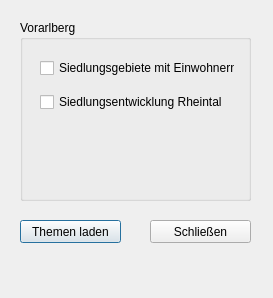
<?xml version="1.0" encoding="UTF-8"?>
<ui version="4.0">
 <class>frmSiedlungsgebiete</class>
 <widget class="QDialog" name="frmSiedlungsgebiete">
  <property name="geometry">
   <rect>
    <x>0</x>
    <y>0</y>
    <width>273</width>
    <height>298</height>
   </rect>
  </property>
  <property name="windowTitle">
   <string>Siedlungen</string>
  </property>
  <widget class="QPushButton" name="ButtonBlattschnitteOk">
   <property name="geometry">
    <rect>
     <x>20</x>
     <y>220</y>
     <width>101</width>
     <height>23</height>
    </rect>
   </property>
   <property name="text">
    <string>Themen laden</string>
   </property>
  </widget>
  <widget class="QPushButton" name="ButtonBlattschnitteCancel">
   <property name="geometry">
    <rect>
     <x>150</x>
     <y>220</y>
     <width>101</width>
     <height>23</height>
    </rect>
   </property>
   <property name="text">
    <string>Schließen</string>
   </property>
  </widget>
  <widget class="QGroupBox" name="groupBox">
   <property name="geometry">
    <rect>
     <x>20</x>
     <y>20</y>
     <width>231</width>
     <height>181</height>
    </rect>
   </property>
   <property name="title">
    <string>Vorarlberg</string>
   </property>
   <widget class="QWidget" name="layoutWidget">
    <property name="geometry">
     <rect>
      <x>20</x>
      <y>30</y>
      <width>195</width>
      <height>71</height>
     </rect>
    </property>
    <layout class="QVBoxLayout" name="verticalLayout">
     <item>
      <widget class="QCheckBox" name="ckSiedlungsgebiete">
       <property name="enabled">
        <bool>true</bool>
       </property>
       <property name="text">
        <string>Siedlungsgebiete mit Einwohnern</string>
       </property>
       <attribute name="buttonGroup">
        <string>ckButtons</string>
       </attribute>
      </widget>
     </item>
     <item>
      <widget class="QCheckBox" name="ckSiedlungsentwicklung">
       <property name="enabled">
        <bool>true</bool>
       </property>
       <property name="text">
        <string>Siedlungsentwicklung Rheintal</string>
       </property>
       <attribute name="buttonGroup">
        <string>ckButtons</string>
       </attribute>
      </widget>
     </item>
    </layout>
   </widget>
  </widget>
 </widget>
 <resources/>
 <connections>
  <connection>
   <sender>ButtonBlattschnitteOk</sender>
   <signal>clicked()</signal>
   <receiver>frmSiedlungsgebiete</receiver>
   <slot>accept()</slot>
   <hints>
    <hint type="sourcelabel">
     <x>150</x>
     <y>481</y>
    </hint>
    <hint type="destinationlabel">
     <x>199</x>
     <y>260</y>
    </hint>
   </hints>
  </connection>
  <connection>
   <sender>ButtonBlattschnitteCancel</sender>
   <signal>clicked()</signal>
   <receiver>frmSiedlungsgebiete</receiver>
   <slot>close()</slot>
   <hints>
    <hint type="sourcelabel">
     <x>160</x>
     <y>471</y>
    </hint>
    <hint type="destinationlabel">
     <x>175</x>
     <y>277</y>
    </hint>
   </hints>
  </connection>
 </connections>
 <buttongroups>
  <buttongroup name="ckButtons">
   <property name="exclusive">
    <bool>false</bool>
   </property>
  </buttongroup>
 </buttongroups>
</ui>
